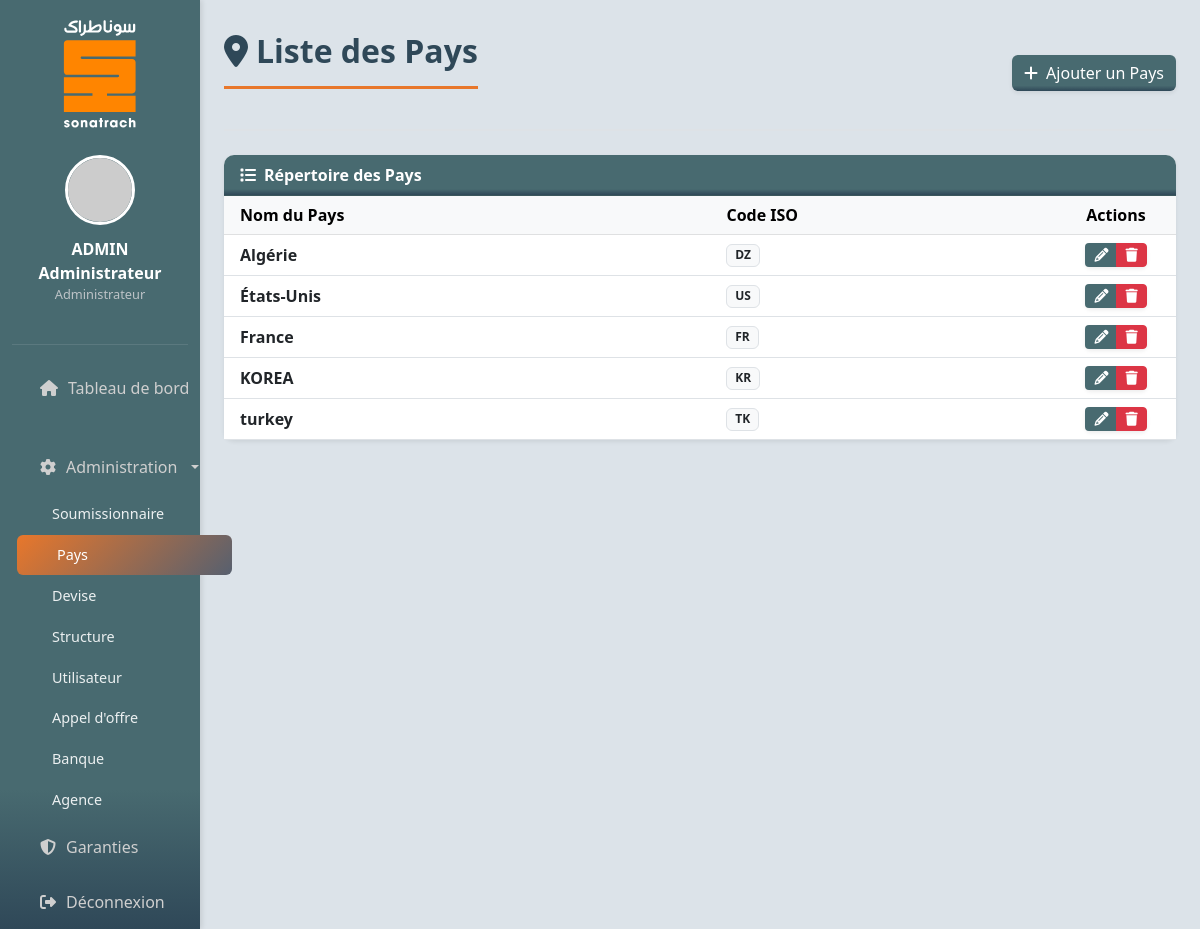
Page /index.php?page=liste-pays (signed in) on the committed database.
### tables this page shows
CREATE TABLE `pays` (
  `id` int NOT NULL,
  `nom` varchar(255) NOT NULL,
  `code_pays` varchar(11) NOT NULL
);

### pages/liste-pays.php (the view, shortened to what this page needs)
<?php
$pdo = getDBConnection();
$countries = $pdo->query("SELECT * FROM pays ORDER BY nom ASC")->fetchAll(PDO::FETCH_ASSOC);
?>
<div class="content-header mb-4">
    <div class="d-flex justify-content-between align-items-center">
        <h2 class="page-title"><i class="fas fa-map-marker-alt me-2"></i>Liste des Pays</h2>
        <a href="index.php?page=pays" class="btn ajouter text-white shadow-sm" style="background-color: #486a70;">
            <i class="fas fa-plus me-2"></i>Ajouter un Pays
        </a>
    </div>
</div>
<div class="card shadow-sm border-0">
    <div class="card-header text-white fw-bold" style="background-color: #486a70;">
        <i class="fas fa-list me-2"></i>Répertoire des Pays
    </div>
    <div class="card-body p-0">
        <div class="table-responsive">
            <table class="table table-hover align-middle mb-0">
                <thead class="table-light">
                    <tr>
                        <th class="ps-3">Nom du Pays</th>
                        <th>Code ISO</th>
                        <th class="text-center" style="width: 120px;">Actions</th>
                    </tr>
                </thead>
                <tbody>
                    <?php foreach ($countries as $c): ?>
                    <tr>
                        <td class="ps-3 fw-bold"><?= htmlspecialchars($c['nom']) ?></td>
                        <td><span class="badge bg-light text-dark border"><?= htmlspecialchars($c['code_pays']) ?></span></td>
                        <td class="text-center">
                            <div class="btn-group shadow-sm">
                                <a href="index.php?page=pays&edit=<?= $c['id'] ?>" class="btn btn-sm text-white" style="background-color: #486a70;">
                                    <i class="fas fa-pencil-alt"></i>
                                </a>
                                <button class="btn btn-sm btn-danger delete-btn" data-id="<?= $c['id'] ?>" data-nom="<?= htmlspecialchars($c['nom']) ?>">
                                    <i class="fas fa-trash"></i>
                                </button>
                            </div>
                        </td>
                    </tr>
                    <?php endforeach; ?>
                </tbody>
            </table>
        </div>
    </div>
</div>

### index.php (style rules this page uses)
.ajouter { background: linear-gradient(180deg, #486a70 85%, #2f4858 100%); color: white; border: none; }
body { overflow-x: hidden; font-family: 'Segoe UI', Tahoma, Geneva, Verdana, sans-serif; background: #dce3e9; }
.page-title { font-size: 2rem; font-weight: 700; color: #2f4858; margin-bottom: 1.5rem; padding-bottom: 1rem; border-bottom: 3px solid #e8772b; display: inline-block; }
.content-header { margin-bottom: 2rem; padding-bottom: 1rem; border-bottom: 2px solid #dee2e6; }
.card { border: none; box-shadow: 0 2px 8px rgba(0,0,0,0.08); border-radius: 10px; }
.card-header { background: linear-gradient(180deg, #486a70 85%, #2f4858 100%); color: white; font-weight: 600; border-radius: 10px 10px 0 0 !important; }

### rows in the picture
pays: nom "Algérie", code_pays "DZ"
pays: nom "États-Unis", code_pays "US"
pays: nom "France", code_pays "FR"
pays: nom "KOREA", code_pays "KR"
pays: nom "turkey", code_pays "TK"

### other values in the picture
$userName "ADMIN Administrateur"
